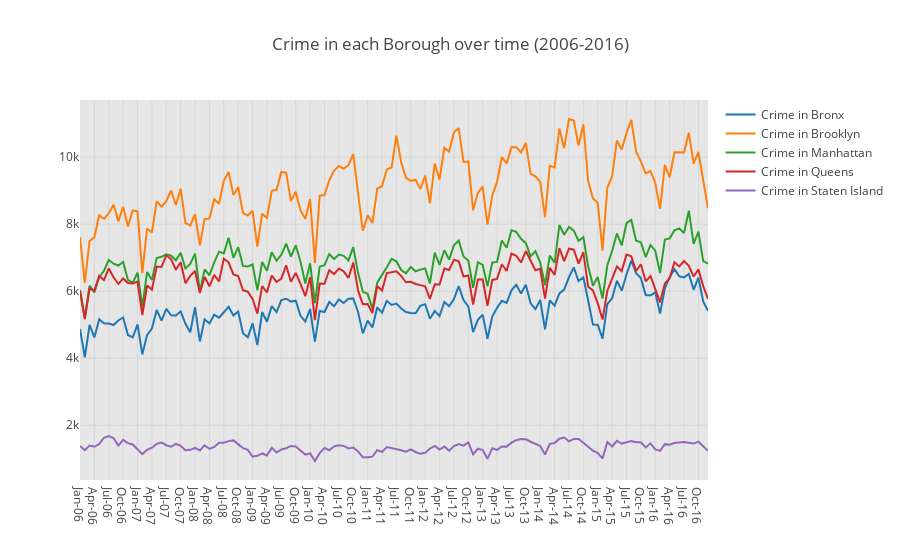

The notebook cell saved with this chart:
### Code cell
import pandas as pd
import numpy as np
import scipy as sp
import matplotlib
import matplotlib.pyplot as plt
import plotly.graph_objs as go
import plotly as py
from plotly.graph_objs import *
import plotly.figure_factory as ff
py.offline.init_notebook_mode(connected=True)
print('Python version ' + sys.version)
print('Pandas version ' + pd.__version__)
print('Matplotlib version ' + matplotlib.__version__)

df = pd.read_csv('/Users/cj/Downloads/YEAR_MONTH_BORO.csv')
print(df.columns)

trace = go.Scatter(x = df['YEAR_MONTH'], y = df['BRONX'],
                  name='Crime in Bronx')
trace2 = go.Scatter(x = df['YEAR_MONTH'], y = df['BROOKLYN'],
                   name='Crime in Brooklyn')
trace3 = go.Scatter(x = df['YEAR_MONTH'], y = df['MANHATTAN'],
                   name='Crime in Manhattan')
trace4 = go.Scatter(x = df['YEAR_MONTH'], y = df['QUEENS'],
                   name='Crime in Queens')
trace5 = go.Scatter(x = df['YEAR_MONTH'], y = df['STATEN ISLAND'],
                   name='Crime in Staten Island')
layout = go.Layout(title='Crime in each Borough over time (2006-2016)',
                   plot_bgcolor='rgb(230,230,230)', 
                   showlegend=True)
fig = go.Figure(data=[trace, trace2, trace3, trace4, trace5], layout=layout)

py.offline.iplot(fig, filename='Crime in each Borough')

### Figure 1 — Plotly figure (JSON) as saved in the notebook; plotly's stock layout.template omitted (floating-point values rounded to 4 significant figures; data arrays with more than 128 entries replaced by an {"elided": "..."} marker saying what was removed)
{"data": [{"name": "Crime in Bronx", "type": "scatter", "x": {"elided": "132 str values"}, "y": {"elided": "132 int values"}}, {"name": "Crime in Brooklyn", "type": "scatter", "x": {"elided": "132 str values"}, "y": {"elided": "132 int values"}}, {"name": "Crime in Manhattan", "type": "scatter", "x": {"elided": "132 str values"}, "y": {"elided": "132 int values"}}, {"name": "Crime in Queens", "type": "scatter", "x": {"elided": "132 str values"}, "y": {"elided": "132 int values"}}, {"name": "Crime in Staten Island", "type": "scatter", "x": {"elided": "132 str values"}, "y": {"elided": "132 int values"}}], "layout": {"plot_bgcolor": "rgb(230,230,230)", "showlegend": true, "title": "Crime in each Borough over time (2006-2016)"}}
